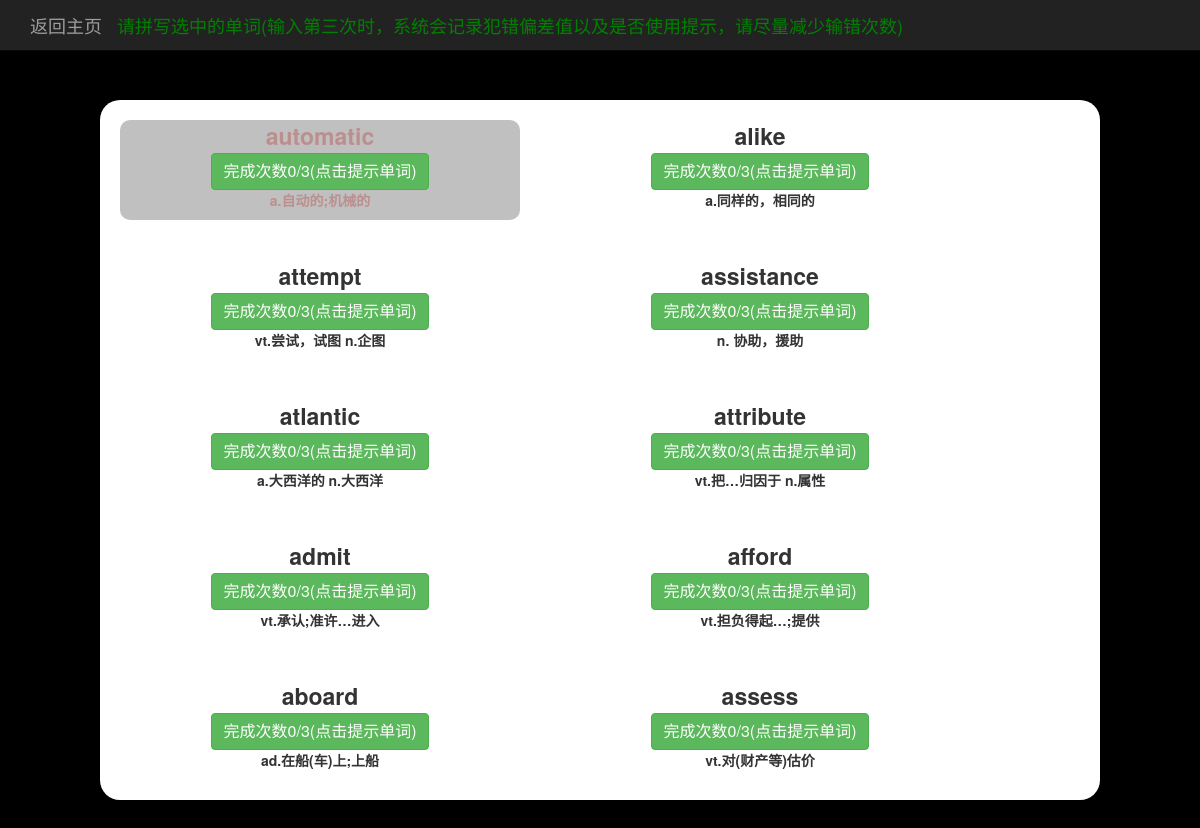
Before: /train/review/1 (signed in) with the older database file.
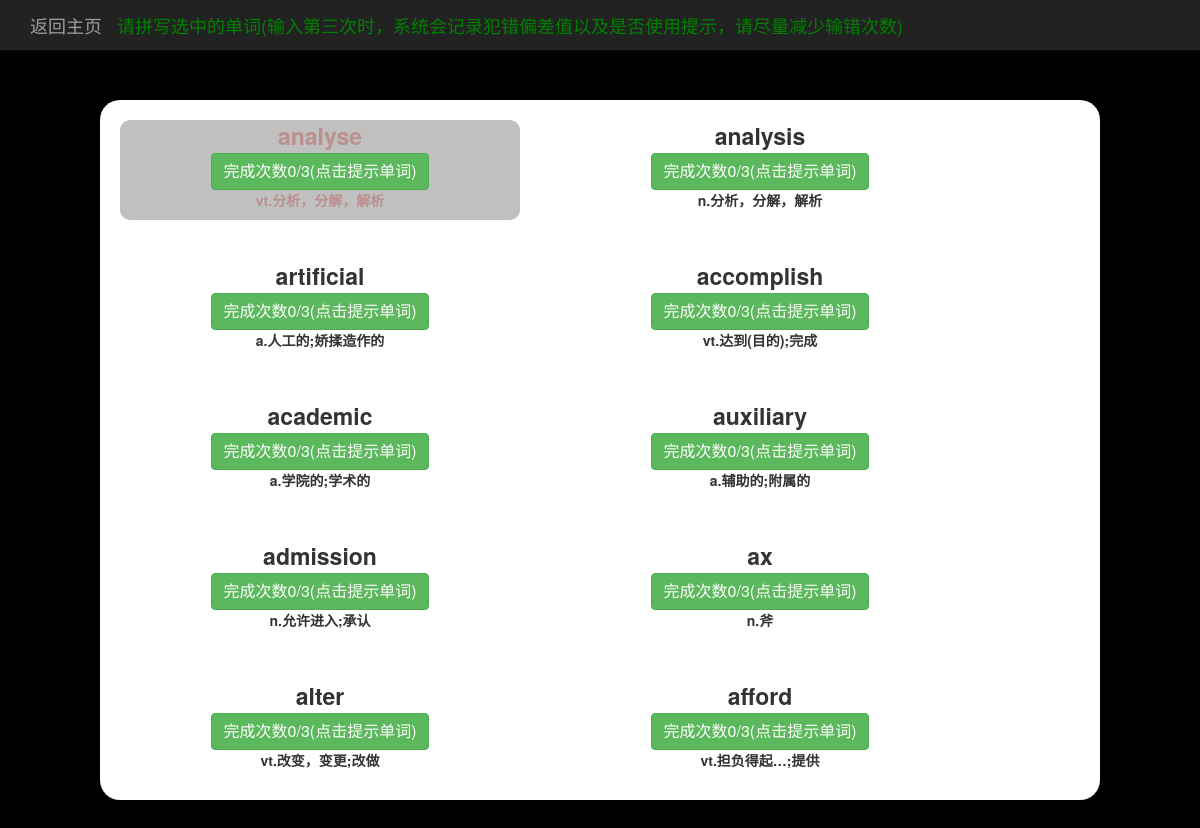
After: the same page with the newer database file.
### train/models.py (models this page shows, shortened)
class UserWord(models.Model):
    player = models.ForeignKey(User, on_delete=models.DO_NOTHING)
    english = models.ForeignKey(Word, on_delete=models.DO_NOTHING)
    review_time = models.DateTimeField('复习时间', default = timezone.now)
    review_count = models.IntegerField('复习次数', default = 0)
    mastery_level = models.FloatField('掌握程度', default = 50)

class Word(models.Model):
    word_db_type = models.ForeignKey(WordDbType, on_delete=models.DO_NOTHING)
    first_letter = models.CharField(max_length=50)
    english = models.CharField(max_length=50)
    phonetic_symbol = models.CharField(max_length=50)
    chinese = models.TextField()

### train/views.py (the view)
# urls.py: path('review/<int:word_type_pk>', views.review_page, name='review_page'),  # 复习页面
@login_required(login_url='home')
def review_page(request, word_type_pk):
    word_type = get_object_or_404(WordDbType, pk=word_type_pk)
    user_words = UserWord.objects.filter(player=request.user, english__word_db_type=word_type)
    if len(user_words) == 0:
        return redirect('band_with_type', word_type.pk)
    for word in user_words:
        delta_hours = round((timezone.now() - word.review_time).total_seconds() / 3600, 2)
        if delta_hours > 1 and word.review_count < 5:
            word.mastery_level /= delta_hours  # 遗忘曲线
            word.review_time = timezone.now()
            word.save()
    user_words = UserWord.objects.filter(player=request.user, english__word_db_type=word_type).order_by('mastery_level')
    context = {}
    context['word_type'] = word_type
    context['words'] = user_words[:10]
    context['word_pk'] = []
    for word in context['words']:
        context['word_pk'].append(word.pk)
    return render(request, 'train/review_page.html', context)

### train/models.py (called while the page is built)
    def __str__(self):
        return self.type_name

### train/templates/train/review_page.html (shortened to what this page needs)
{% load staticfiles %}
<!DOCTYPE html>
<html lang="zh">
<head>
    <link rel="stylesheet" type="text/css" href="{% static 'bootstrap-3.3.7/css/bootstrap.min.css' %}">
    <link rel="stylesheet" type="text/css" href="{% static 'train/train.css' %}">
</head>
<body class="level_one">
    <nav class="navbar navbar-inverse navbar-fixed-top">
      <div class="container">
        <div class="navbar-header">
          <a class="navbar-brand" href="{% url 'band_with_type' word_type.pk %}">返回主页</a>
          <div class="navbar-brand" style="color: green;">请拼写选中的单词(输入第三次时，系统会记录犯错偏差值以及是否使用提示，请尽量减少输错次数)</div>
        </div>
        <div id="navbar" class="navbar-collapse collapse">
        </div>
      </div>
    </nav>
    <div class='wordBoard'>
        {% for word in words %}
            <div id='W1{{ forloop.counter }}' data-finish='false' class='wordPlace' data-last='{% if forloop.last %}true{% else %}false{% endif %}'>
                <div id='WE1{{ forloop.counter }}'>
                    {% for i in word.english.english %}<span id='W1{{ forloop.parentloop.counter }}C{{ forloop.counter }}' data-last='{% if forloop.last %}true{% else %}false{% endif %}' class="letter{{ forloop.parentloop.counter }}" style="">{{ i }}</span>{% endfor %}
                </div>
                <div><button data-btnName="{{ forloop.counter }}" type="submit" class="btn btn-success" style="font-size: 16px;" onclick="showTip(this)">完成次数<span id="finishCount{{ forloop.counter }}" style="font-size: 16px;">0</span>/3(点击提示单词)</button></div>
                <div id='WC1{{ forloop.counter }}'>{{ word.english.chinese }}</div>
            </div>
        {% endfor %}
    </div>
</body>
</html>

### train/static/train/train.css (style rules this page uses)
.level_one { background: black; }
span { font-size: 23px; transition:0.3s ease; }
.wordBoard { width: 1000px; height: 700px; margin: 100px auto; background: #ffffff; border-radius: 20px; }
.selectWord { color: #BC8F8F; background: #C0C0C0; border-radius: 10px; }
.wordPlace { float: left; width: 400px; height: 100px; margin: 20px; text-align: center; font-weight: bold; border-radius: 10px; }
body { -webkit-user-select:none; -moz-user-select:none; -ms-user-select:none; user-select:none; }

Changed rows visible on the page:
removed UserWord: english "a" "u" "t" "o" "m" "a" "t" "i" "c", english.chinese "a.自动的;机械的"
removed UserWord: english "a" "l" "i" "k" "e", english.chinese "a.同样的，相同的"
removed UserWord: english "a" "t" "t" "e" "m" "p" "t", english.chinese "vt.尝试，试图 n.企图"
removed UserWord: english "a" "s" "s" "i" "s" "t" "a" "n" "c" "e", english.chinese "n. 协助，援助"
removed UserWord: english "a" "t" "l" "a" "n" "t" "i" "c", english.chinese "a.大西洋的 n.大西洋"
removed UserWord: english "a" "t" "t" "r" "i" "b" "u" "t" "e", english.chinese "vt.把…归因于 n.属性"
removed UserWord: english "a" "d" "m" "i" "t", english.chinese "vt.承认;准许…进入"
removed UserWord: english "a" "b" "o" "a" "r" "d", english.chinese "ad.在船(车)上;上船"
removed UserWord: english "a" "s" "s" "e" "s" "s", english.chinese "vt.对(财产等)估价"
added UserWord: english "a" "n" "a" "l" "y" "s" "e", english.chinese "vt.分析，分解，解析"
added UserWord: english "a" "n" "a" "l" "y" "s" "i" "s", english.chinese "n.分析，分解，解析"
added UserWord: english "a" "r" "t" "i" "f" "c" "i" "a" "l", english.chinese "a.人工的;娇揉造作的"
added UserWord: english "a" "c" "c" "o" "m" "p" "l" "i" "s" "h", english.chinese "vt.达到(目的);完成"
added UserWord: english "a" "c" "a" "d" "e" "m" "i" "c", english.chinese "a.学院的;学术的"
added UserWord: english "a" "u" "x" "i" "l" "i" "a" "r" "y", english.chinese "a.辅助的;附属的"
added UserWord: english "a" "d" "m" "i" "s" "s" "i" "o" "n", english.chinese "n.允许进入;承认"
added UserWord: english "a" "x", english.chinese "n.斧"
added UserWord: english "a" "l" "t" "e" "r", english.chinese "vt.改变，变更;改做"
